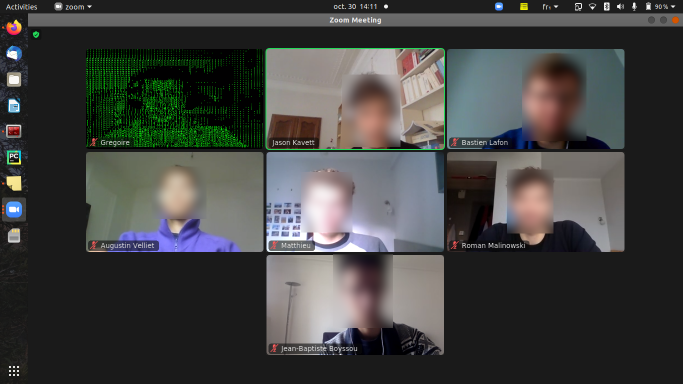
#> input picture matrix.png, 1366 x 768 px, given in place of the camera (shown at 1/2 size)
$ python tester.py
#> lines starting #> are read from the running program, lines starting #| are printed output that depends on the picture
### transforms.py
import cv2
import numpy as np
import virtualvideo


class TransformVideoSource(virtualvideo.VideoSource):
    def __init__(self):
        self.cap = cv2.VideoCapture(0)
        _, first_frame = self.cap.read()
#> first_frame is the input picture: shape (768, 1366, 3); mean B, G, R 65.8, 67.4, 66.7
        self.img = first_frame
        size = first_frame.shape
#> size = (768, 1366, 3)
        print(f"Initiated with {size=}")
#| Initiated with size=(768, 1366, 3)
        self._size = (size[1], size[0])
#> self._size = (1366, 768)

    def img_size(self):
        return self._size

    def fps(self):
        return 10

    def transform(self, img) -> np.ndarray:
        raise NotImplementedError

    # [6 lines left out: function generator, not called in this run]


class CannyTransform(TransformVideoSource):
    # [4 lines left out: function transform, not called in this run]


class ContoursTransform(TransformVideoSource):
    # [5 lines left out: function transform, not called in this run]

class MatrixTransform(TransformVideoSource):
    CHARS = list('    .,:;oap!i1I)(][}{OQXY#MW&8B')
    def img_size(self):
        return (*self._size, 3)

    def transform(self, src, scale=10):
#> called with scale = 10
        img = cv2.cvtColor(src, cv2.COLOR_BGR2GRAY)
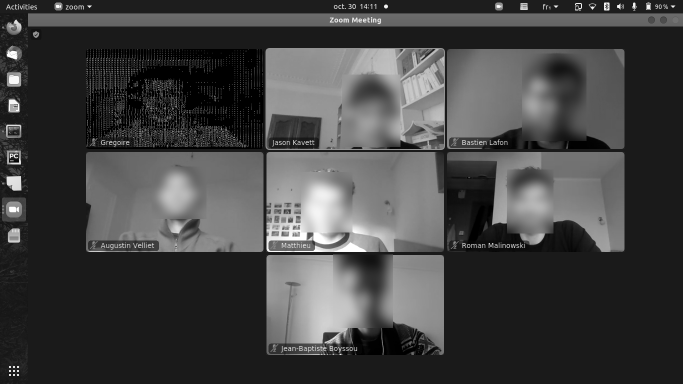
#> img: shape (768, 1366) (shown at 1/2 size); min 0, max 255, mean 67
        height, width = img.shape
#> height = 768; width = 1366
        w, h = width//10, height//10
#> w = 136; h = 76
        # print(w, h, src)
        reduced = cv2.resize(img, (w, h))
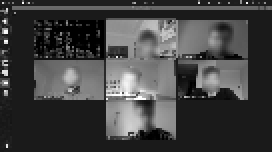
#> reduced: shape (76, 136) (shown 2 times larger); min 0, max 255, mean 66.4
        reduced = np.uint8(len(self.CHARS) / 256 * reduced)

        res = np.zeros(src.shape, dtype=np.uint8)
        for i in range(h):
            for j in range(w):
                char = self.CHARS[reduced[i, j]]
                pos = (j * scale, i * scale)
                cv2.putText(res, char, pos, cv2.FONT_HERSHEY_PLAIN, 1, (0, 255, 0), 1)
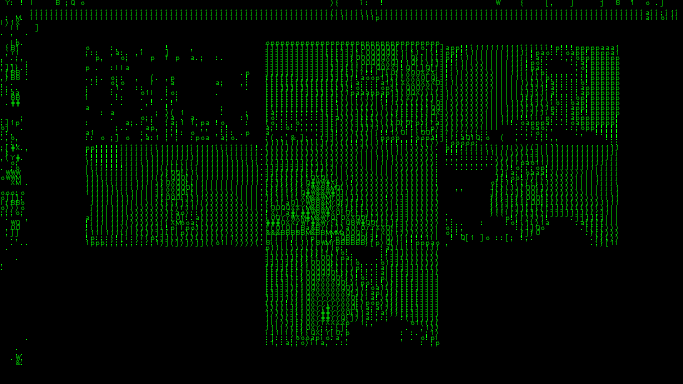
#> res: shape (768, 1366, 3) (shown at 1/2 size); mean of channels 0, 1, 2 0, 16.1, 0; drawn as B, G, R

        return res

class VideoLoop(virtualvideo.VideoSource):
    # [9 lines left out: function __init__, not called in this run]

    def img_size(self):
        return self._size

    def fps(self):
        return 10

    # [6 lines left out: function generator, not called in this run]

### tester.py
import cv2

from transforms import CannyTransform, ContoursTransform, MatrixTransform

TRANSFORM = MatrixTransform
trans = TRANSFORM()


while True:
    # Capture frame-by-frame
    ret, frame = trans.cap.read()

    # Our operations on the frame come here
    res = trans.transform(frame)

    # Display the resulting frame
    cv2.imshow('frame', res)
    if cv2.waitKey(1) & 0xFF == ord('q'):
#> (key q is pressed here)
        break

# When everything done, release the capture
trans.cap.release()
cv2.destroyAllWindows()
